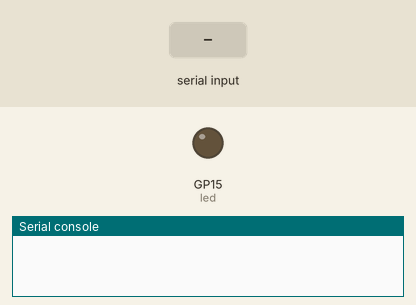
Bench run of a program on a simulated Raspberry Pi Pico running MicroPython. On the bench: output pins drawn as LEDs (lit = HIGH), the last lines printed to the serial console. The inputs (shaded band) are chosen by the test bench.

Above: at 1.2 s.
1.3 s: "LED_ON" typed at the serial console, then Enter
At 2.1 s:
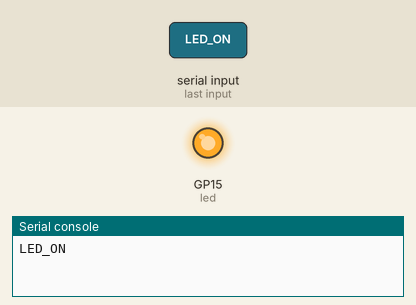
2.8 s: "LED_OFF" typed at the serial console, then Enter
At 3.3 s:
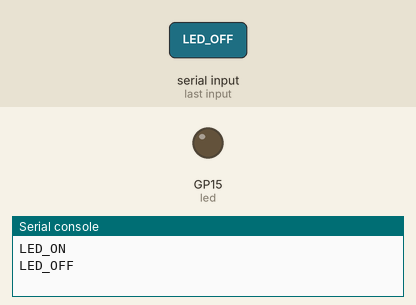
Timing chart, 0 to 5.8 s (numbered marks = the images above; inputs shaded):
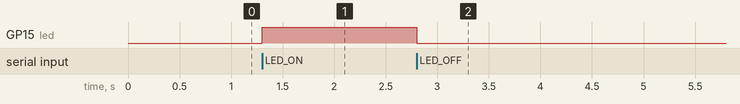

The program:

kod_druhe_R-Ledka.py
```python
import machine
import sys

led = machine.Pin(15, machine.Pin.OUT)

while True:
    line = sys.stdin.readline().strip()

    if line == "LED_ON":
        led.value(1)

    if line == "LED_OFF":
        led.value(0)
```

Measured:
- after the input at 1.3 s, GP15 (led): LOW → HIGH at once
- after the input at 2.8 s, GP15 (led): HIGH → LOW at once
